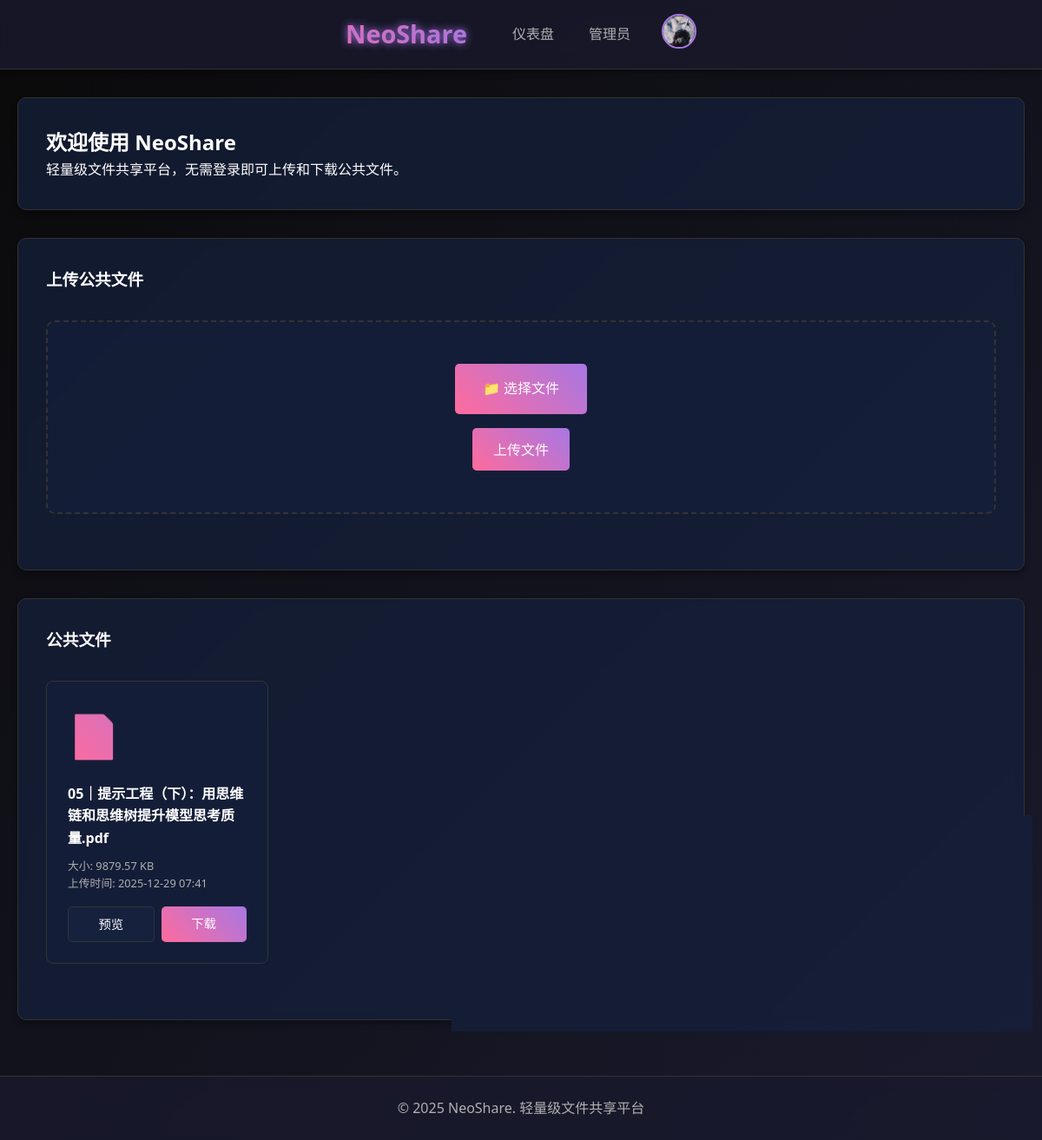
Page / (signed in) on the earlier database version.
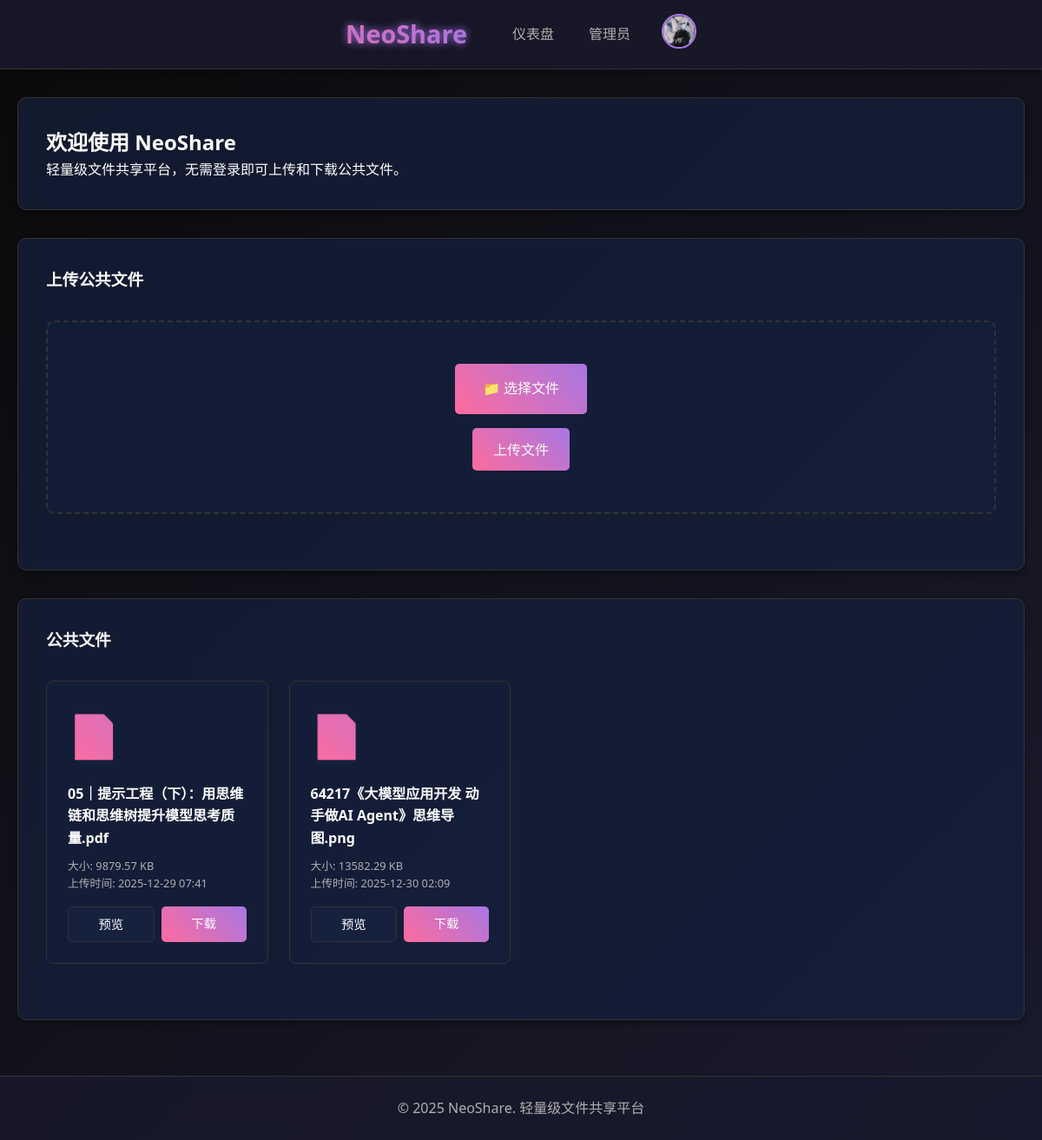
Same page on the later database version.
### new_app.py (models this page shows)
class File(db.Model):
    id = db.Column(db.Integer, primary_key=True)
    filename = db.Column(db.String(200), nullable=False)
    filepath = db.Column(db.String(400), nullable=False)
    owner_id = db.Column(db.Integer, db.ForeignKey('user.id'), nullable=True)
    is_public = db.Column(db.Boolean, default=False)
    created_at = db.Column(db.DateTime, default=datetime.utcnow)
    updated_at = db.Column(db.DateTime, default=datetime.utcnow, onupdate=datetime.utcnow)
    file_size = db.Column(db.Integer, nullable=False)

### new_app.py (the view)
@app.route('/')
def index():
    public_files = File.query.filter_by(is_public=True).all()
    return render_template('new_index.html', public_files=public_files)

### new_app.py (called while the page is built)
@login_manager.user_loader
def load_user(user_id):
    return User.query.get(int(user_id))

### templates/new_index.html (shortened to what this page needs)
{% extends 'new_base.html' %}
{% block content %}
    <div class="card">
        <h2>欢迎使用 NeoShare</h2>
        <p>轻量级文件共享平台，无需登录即可上传和下载公共文件。</p>
    </div>
    <div class="card">
        <h3>上传公共文件</h3>
        <form method="POST" action="{{ url_for('upload_file') }}" enctype="multipart/form-data" class="upload-form">
            <label for="file-upload" class="upload-label">
                📁 选择文件
            </label>
            <br>
            <button type="submit" class="btn btn-primary">上传文件</button>
        </form>
    </div>
    <div class="card">
        <h3>公共文件</h3>
        <div class="file-list">
            {% for file in public_files %}
                <div class="file-item">
                    <div class="file-icon">📄</div>
                    <div class="file-name">{{ file.filename }}</div>
                    <div class="file-meta">
                        <p>大小: {{ (file.file_size / 1024)|round(2) }} KB</p>
                        <p>上传时间: {{ file.created_at.strftime('%Y-%m-%d %H:%M') }}</p>
                    </div>
                    <div class="file-actions">
                        <a href="{{ url_for('preview_file', file_id=file.id) }}" class="btn btn-secondary">预览</a>
                        <a href="{{ url_for('download_file', filename=file.filepath.replace('uploads_new/', '')) }}" class="btn btn-primary">下载</a>
                    </div>
                </div>
            {% endfor %}
        </div>
    </div>
{% endblock %}

Differences in the rows shown:
added File: filename "64217《大模型应用开发 动手做AI Agent》思维导图.png", (file.file_size/1024)|round(2) "13582.29", created_at "2025-12-30 02:09"
